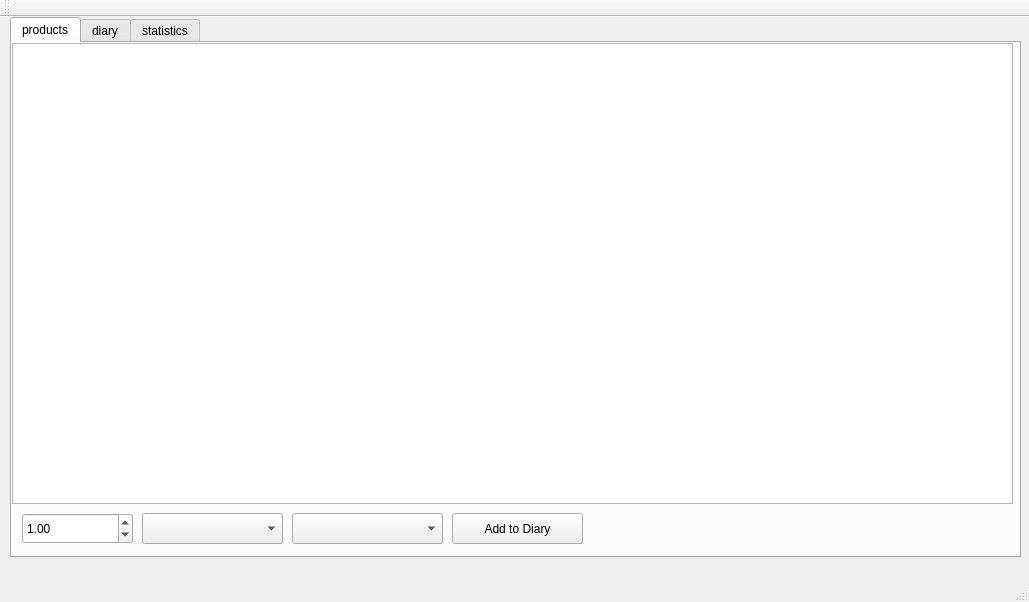
<?xml version="1.0" encoding="UTF-8"?>
<ui version="4.0">
 <class>MainWindow</class>
 <widget class="QMainWindow" name="MainWindow">
  <property name="geometry">
   <rect>
    <x>0</x>
    <y>0</y>
    <width>1029</width>
    <height>602</height>
   </rect>
  </property>
  <property name="sizePolicy">
   <sizepolicy hsizetype="Fixed" vsizetype="Fixed">
    <horstretch>0</horstretch>
    <verstretch>0</verstretch>
   </sizepolicy>
  </property>
  <property name="windowTitle">
   <string>MainWindow</string>
  </property>
  <widget class="QWidget" name="centralWidget">
   <widget class="QTabWidget" name="tabWidget">
    <property name="geometry">
     <rect>
      <x>10</x>
      <y>0</y>
      <width>1011</width>
      <height>541</height>
     </rect>
    </property>
    <property name="currentIndex">
     <number>0</number>
    </property>
    <widget class="QWidget" name="productsTab">
     <attribute name="title">
      <string>products</string>
     </attribute>
     <widget class="QTableView" name="productInfoTable">
      <property name="geometry">
       <rect>
        <x>0</x>
        <y>0</y>
        <width>1001</width>
        <height>461</height>
       </rect>
      </property>
      <property name="editTriggers">
       <set>QAbstractItemView::NoEditTriggers</set>
      </property>
      <property name="dragDropOverwriteMode">
       <bool>false</bool>
      </property>
      <property name="alternatingRowColors">
       <bool>true</bool>
      </property>
      <property name="selectionMode">
       <enum>QAbstractItemView::SingleSelection</enum>
      </property>
      <property name="selectionBehavior">
       <enum>QAbstractItemView::SelectRows</enum>
      </property>
      <property name="sortingEnabled">
       <bool>true</bool>
      </property>
      <attribute name="horizontalHeaderStretchLastSection">
       <bool>true</bool>
      </attribute>
      <attribute name="verticalHeaderVisible">
       <bool>false</bool>
      </attribute>
     </widget>
     <widget class="QDoubleSpinBox" name="amountSelection">
      <property name="geometry">
       <rect>
        <x>10</x>
        <y>470</y>
        <width>111</width>
        <height>31</height>
       </rect>
      </property>
      <property name="minimum">
       <double>0.100000000000000</double>
      </property>
      <property name="value">
       <double>1.000000000000000</double>
      </property>
     </widget>
     <widget class="QComboBox" name="measurementSelection">
      <property name="geometry">
       <rect>
        <x>130</x>
        <y>470</y>
        <width>141</width>
        <height>31</height>
       </rect>
      </property>
     </widget>
     <widget class="QComboBox" name="mealSelection">
      <property name="geometry">
       <rect>
        <x>280</x>
        <y>470</y>
        <width>151</width>
        <height>31</height>
       </rect>
      </property>
     </widget>
     <widget class="QPushButton" name="addToDiaryButton">
      <property name="geometry">
       <rect>
        <x>440</x>
        <y>470</y>
        <width>131</width>
        <height>31</height>
       </rect>
      </property>
      <property name="text">
       <string>Add to Diary</string>
      </property>
     </widget>
    </widget>
    <widget class="QWidget" name="diaryTab">
     <attribute name="title">
      <string>diary</string>
     </attribute>
     <widget class="QTableView" name="productNutritionInfoTable">
      <property name="geometry">
       <rect>
        <x>0</x>
        <y>0</y>
        <width>1001</width>
        <height>511</height>
       </rect>
      </property>
      <property name="editTriggers">
       <set>QAbstractItemView::NoEditTriggers</set>
      </property>
      <property name="dragDropOverwriteMode">
       <bool>false</bool>
      </property>
      <property name="alternatingRowColors">
       <bool>true</bool>
      </property>
      <property name="selectionMode">
       <enum>QAbstractItemView::NoSelection</enum>
      </property>
      <property name="sortingEnabled">
       <bool>true</bool>
      </property>
      <attribute name="horizontalHeaderStretchLastSection">
       <bool>true</bool>
      </attribute>
      <attribute name="verticalHeaderVisible">
       <bool>false</bool>
      </attribute>
     </widget>
    </widget>
    <widget class="QWidget" name="statisticsTab">
     <attribute name="title">
      <string>statistics</string>
     </attribute>
     <widget class="QDateEdit" name="dateToViewStatistics">
      <property name="geometry">
       <rect>
        <x>20</x>
        <y>50</y>
        <width>110</width>
        <height>22</height>
       </rect>
      </property>
      <property name="displayFormat">
       <string>yyyy-MM-dd</string>
      </property>
     </widget>
     <widget class="QTableView" name="statisticsView">
      <property name="geometry">
       <rect>
        <x>20</x>
        <y>80</y>
        <width>971</width>
        <height>51</height>
       </rect>
      </property>
      <property name="editTriggers">
       <set>QAbstractItemView::NoEditTriggers</set>
      </property>
      <property name="selectionMode">
       <enum>QAbstractItemView::NoSelection</enum>
      </property>
      <attribute name="verticalHeaderVisible">
       <bool>false</bool>
      </attribute>
     </widget>
    </widget>
   </widget>
  </widget>
  <widget class="QMenuBar" name="menuBar">
   <property name="geometry">
    <rect>
     <x>0</x>
     <y>0</y>
     <width>1029</width>
     <height>22</height>
    </rect>
   </property>
  </widget>
  <widget class="QToolBar" name="mainToolBar">
   <attribute name="toolBarArea">
    <enum>TopToolBarArea</enum>
   </attribute>
   <attribute name="toolBarBreak">
    <bool>false</bool>
   </attribute>
  </widget>
  <widget class="QStatusBar" name="statusBar"/>
 </widget>
 <layoutdefault spacing="6" margin="11"/>
 <resources/>
 <connections/>
</ui>
